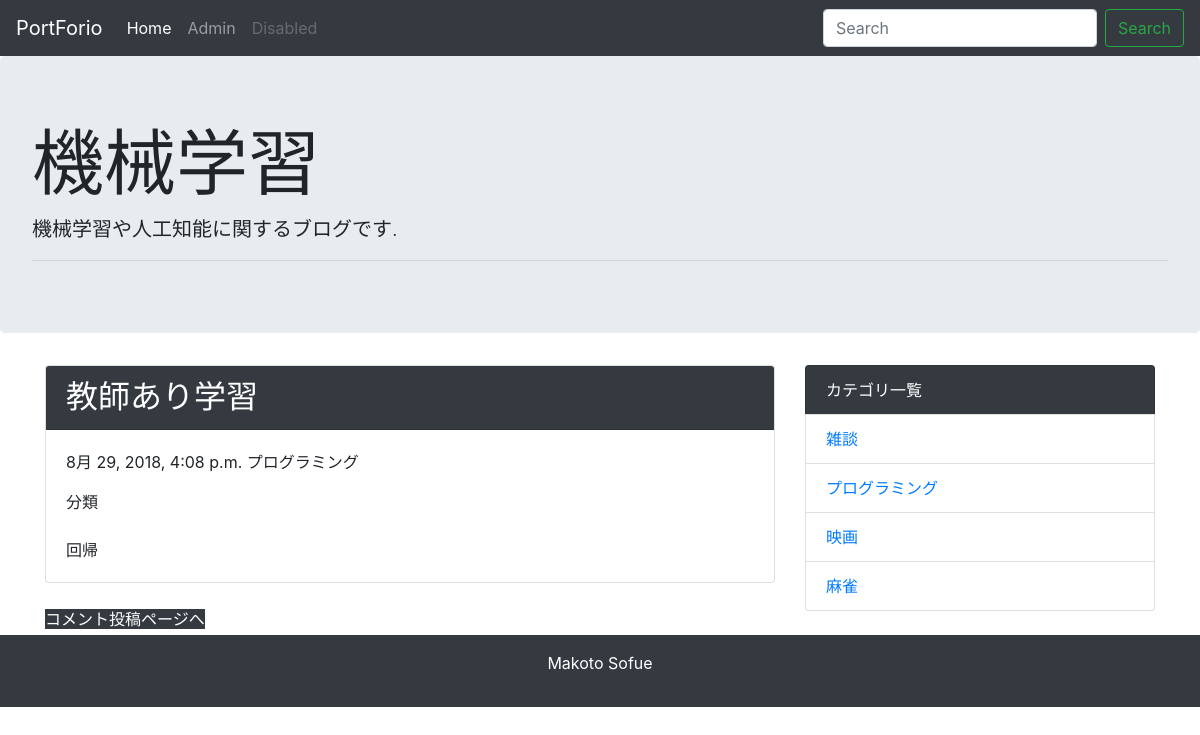
Screenshot of /detail/4/ (signed in) with the database file from the repository.
### blog/models.py (models this page shows, shortened)
class Post(models.Model):
    title = models.CharField("タイトル", max_length=255)
    text = models.TextField("本文")
    created_at = models.DateTimeField("作成日", default=timezone.now)
    category = models.ForeignKey(Category, verbose_name="カテゴリ",on_delete=models.PROTECT)

class Category(models.Model):
    name = models.CharField("カテゴリ名", max_length=255)
    created_at = models.DateTimeField("作成日", default=timezone.now)
    def __str__(self):
        return self.name

### blog/views.py (the view)
# urls.py: path('detail/<int:pk>/', views.DetailView.as_view(), name='detail'),
class DetailView(generic.DetailView):
    model = Post

### blog/context_processors.py (called while the page is built)
def common(request):
    context = {
        'category_list':Category.objects.all(),
    }
    return context

### blog/templates/blog/post_detail.html (shortened to what this page needs)
{% extends 'blog/base.html' %}
{% block content %}
<div class="card mb-4 ">
    <h2 class="card-header bg-dark text-white ">{{ post.title }}</h2>
    <div class="card-body">
        <p>{{ post.created_at }} {{ post.category }}</p>
        {{ post.text | linebreaksbr | urlize }}
    </div>
</div>
 <a class="bn btn-dark" href='{% url 'blog:comment' post.pk %}'>コメント投稿ページへ</a>
{% endblock %}

### blog/templates/blog/base.html (shortened to what this page needs)
<!doctype html>
<html lang="ja">
  <head>
    <link rel="stylesheet" href="https://maxcdn.bootstrapcdn.com/bootstrap/4.0.0-beta.2/css/bootstrap.min.css">
  </head>
  <body>
    <nav class="navbar navbar-expand-lg navbar-dark bg-dark">
      <a class="navbar-brand" href="#">PortForio</a>
      <div class="collapse navbar-collapse" id="navbarSupportedContent">
        <ul class="navbar-nav mr-auto">
          <li class="nav-item active">
            <a class="nav-link" href="{% url 'blog:index' %}">Home
            </a>
          </li>
          {% if user.is_superuser %}
          <li class="nav-item">
            <a class="nav-link" href="{% url 'admin:index' %}">Admin</a>
          </li>
          {% endif %}
          <li class="nav-item">
            <a class="nav-link disabled" href="#">Disabled</a>
          </li>
        </ul>
        <form class="form-inline my-2 my-lg-0" method="GET" action="{% url "blog:index" %}">
          <input class="form-control mr-sm-2" type="text" placeholder="Search" aria-label="Search" name="keyword">
          <button class="btn btn-outline-success my-2 my-sm-0" type="submit">Search</button>
        </form>
      </div>
    </nav>
    <div class="jumbotron">
      <h1 class="display-3">機械学習</h1>
      <p class="lead">機械学習や人工知能に関するブログです.</p>
      <hr class="my-2">
    </div>
    <div class="container">
      <div class="row">
        <div class="col-md-8">
          {% block content %}
          {% endblock %}
        </div>
        <div class="col-md-4">
          <ul class="list-group mb-4">
            <li class="list-group-item bg-dark text-white" >カテゴリ一覧</li>
             {% for category in category_list %}
            <li class="list-group-item"><a href="{% url 'blog:category' category.pk %}">{{ category }}</a></li>
             {% endfor %}
          </ul>
        </div>
      </div>
    </div>
    <footer class="bg-dark text-white text-center py-3">
      <P>Makoto Sofue</P>
    </footer>
  </body>
</html>

### rows the page displays
Post: title "教師あり学習", created_at "8月 29, 2018, 4:08 p.m.", category "プログラミング", text "分類 回帰"
Category: name "雑談"
Category: name "プログラミング"
Category: name "映画"
Category: name "麻雀"
